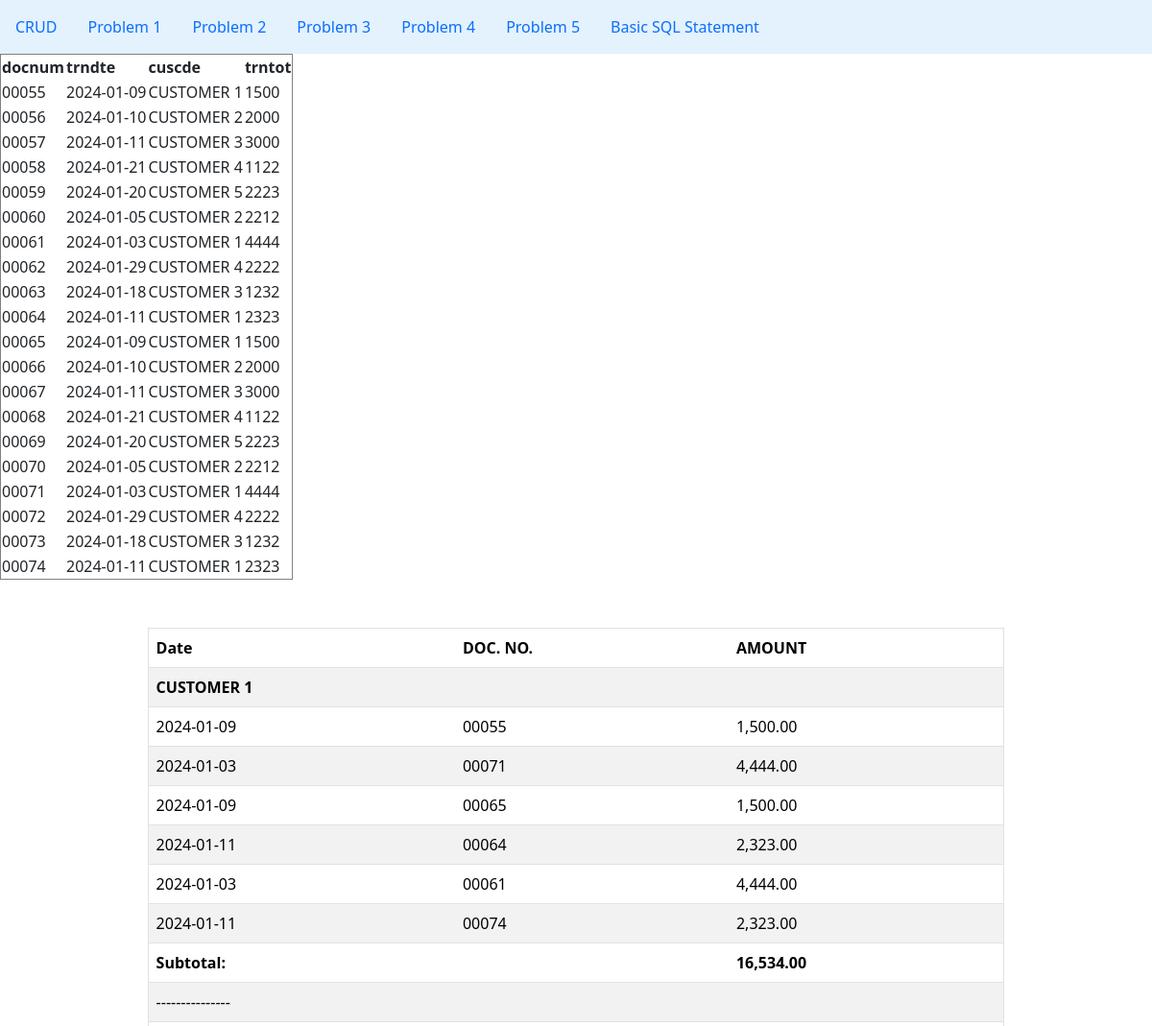
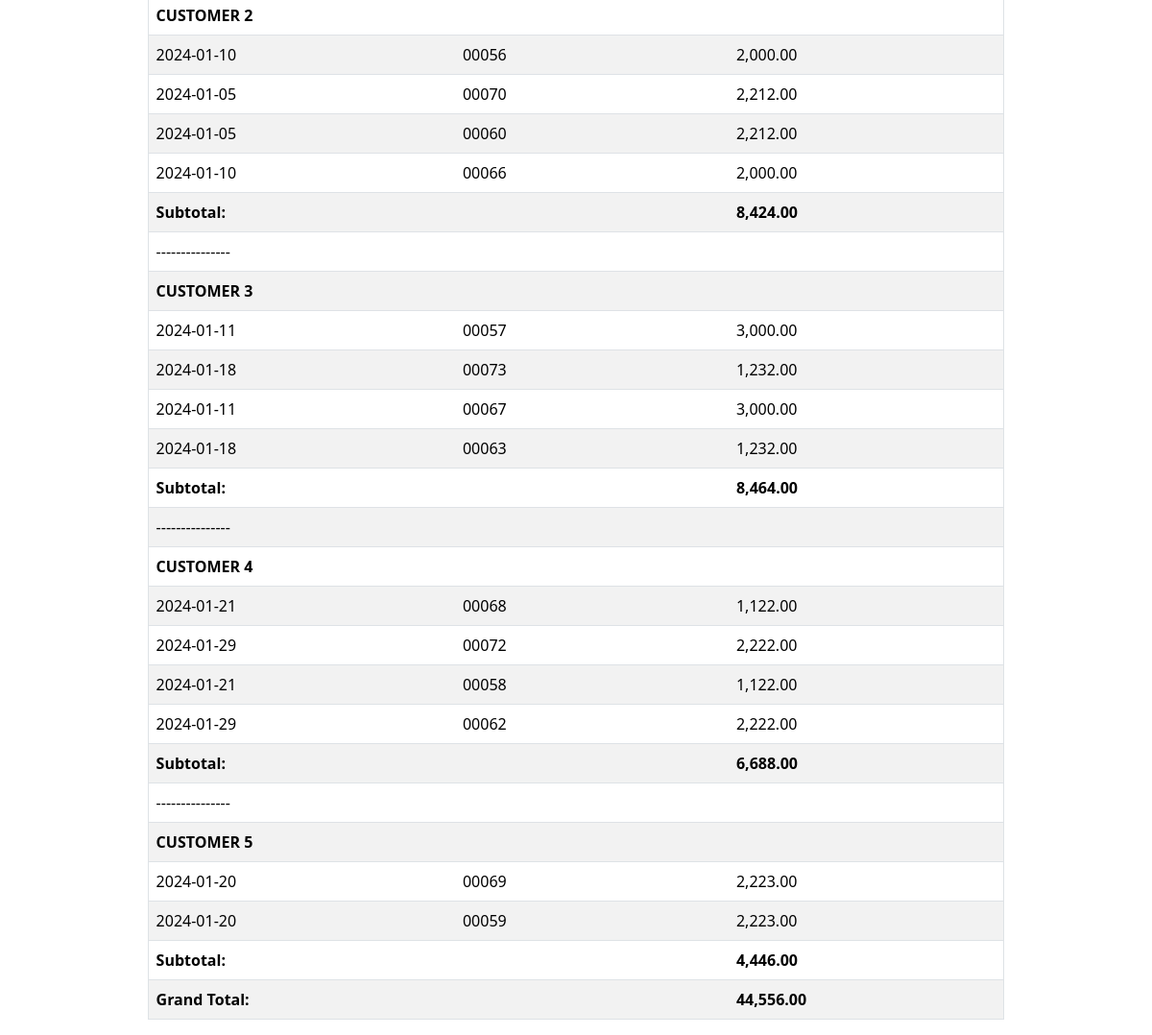
The app's page /db_problem1.php with its own data (2 pictures, top to bottom).
### tables this page shows
CREATE TABLE `salesfile1` (
  `docnum` int(5) UNSIGNED ZEROFILL NOT NULL,
  `trndte` date DEFAULT NULL,
  `cuscde` varchar(55) DEFAULT NULL,
  `trntot` float DEFAULT NULL
);

### db_problem1.php (the view, shortened to what this page needs)
<?php
include("db_display.php");
?>
<!DOCTYPE html>
<html lang="en">
<head>
    <link href="https://cdn.jsdelivr.net/npm/bootstrap@5.3.2/dist/css/bootstrap.min.css" rel="stylesheet">
</head>
<body>
    <div class="container">
        <div class="table-box">
            <table class="table table-striped custom-table">
                <thead>
                    <tr>
                        <th scope="col">Date</th>
                        <th scope="col">DOC. NO.</th>
                        <th scope="col">AMOUNT</th>
                    </tr>
                </thead>
                <tbody>
                    <?php
                    $sql = "SELECT * FROM salesfile1 ORDER BY cuscde";
                    $result = $conn->query($sql);
                    if ($result->num_rows > 0) {
                        $currentCustomer = null;
                        $subtotal = 0;
                        $grandTotal = 0;
                    }
                    foreach ($result as $row) {
                        if ($currentCustomer !== null && $row['cuscde'] != $currentCustomer) {
                            echo "
                        <tr>
                            <td colspan='2'><b>Subtotal:</b></td>
                            <td><b>" . number_format($subtotal, 2) . "</b></td>
                        </tr>";
                            echo "<tr><td colspan='3'>---------------</td></tr>";
                            $subtotal = 0;
                        }
                        if ($row['cuscde'] != $currentCustomer) {
                            echo "
                        <tr>
                            <td colspan='3'><b> $row[cuscde]</b></td>
                        </tr>";
                            $currentCustomer = $row['cuscde'];
                        }
                        echo "
                    <tr>
                        <td>$row[trndte]</td>
                        <td>$row[docnum]</td>
                        <td>" . number_format($row['trntot'], 2) . "</td>
                    </tr>";
                        $subtotal += $row['trntot'];
                        $grandTotal += $row['trntot'];
                    }
                    echo "
                <tr>
                    <td colspan='2'><b>Subtotal:</b></td>
                    <td><b>" . number_format($subtotal, 2) . "</b></td>
                </tr>";
                    echo "
                <tr>
                    <td colspan='2'><b>Grand Total:</b></td>
                    <td><b>" . number_format($grandTotal, 2) . "</b></td>
                </tr>";
                    ?>
                </tbody>
            </table>
        </div>
    </div>
</body>
</html>

### db_connect.php (shortened to what this page needs)
<!DOCTYPE html>
<html lang="en">
<head>
    <link href="https://cdn.jsdelivr.net/npm/bootstrap@5.3.2/dist/css/bootstrap.min.css" rel="stylesheet">
</head>
<body>
    <nav class="navbar" style="background-color: #e3f2fd;">
        <ul class="nav justify-content-end">
            <li class="nav-item">
                <a class="nav-link active" aria-current="page" href="index.php">CRUD</a>
            </li>
            <li class="nav-item">
                <a class="nav-link active" aria-current="page" href="db_problem1.php">Problem 1</a>
            </li>
            <li class="nav-item">
                <a class="nav-link active" aria-current="page" href="db_problem2.php">Problem 2</a>
            </li>
            <li class="nav-item">
                <a class="nav-link active" aria-current="page" href="db_problem3.php">Problem 3</a>
            </li>
            <li class="nav-item">
                <a class="nav-link active" aria-current="page" href="db_problem4.php">Problem 4</a>
            </li>
            <li class="nav-item">
                <a class="nav-link active" aria-current="page" href="db_problem5.php">Problem 5</a>
            </li>
            <li class="nav-item">
                <a class="nav-link active" aria-current="page" href="basic SQL statements">Basic SQL Statement</a>
            </li>
    </nav>
</body>
</html>

### db_display.php
<?php
include('db_connect.php');
$sql = "SELECT * FROM salesfile1";
$result = $conn->query($sql);
if ($result->num_rows > 0) {
    echo "<table border='1'>
            <tr>
                <th>docnum</th>
                <th>trndte</th>
                <th>cuscde</th>
                <th>trntot</th>
            </tr>";
    for ($i = 0; $i < $result->num_rows; $i++) {
        $row = $result->fetch_assoc();
        echo "<tr>
            <td>" . $row['docnum'] . "</td>
            <td>" . $row['trndte'] . "</td>
            <td>" . $row['cuscde'] . "</td>
            <td>" . $row['trntot'] . "</td>
            </tr>";
    }
    echo "</table>";
} else {
    echo "0 results";
}

### db_problem1.php (style rules this page uses)
.table-box { width: 80%; margin: auto; margin-top: 50px; }
.custom-table { border: 1px solid #dee2e6; }

### records on screen
salesfile1: docnum "00055", trndte "2024-01-09", cuscde "CUSTOMER 1", trntot "1500", trntot "1,500.00"
salesfile1: docnum "00056", trndte "2024-01-10", cuscde "CUSTOMER 2", trntot "2000", subtotal "16,534.00", trntot "2,000.00"
salesfile1: docnum "00057", trndte "2024-01-11", cuscde "CUSTOMER 3", trntot "3000", subtotal "8,424.00", trntot "3,000.00"
salesfile1: docnum "00058", trndte "2024-01-21", cuscde "CUSTOMER 4", trntot "1122", trntot "1,122.00"
salesfile1: docnum "00059", trndte "2024-01-20", cuscde "CUSTOMER 5", trntot "2223", trntot "2,223.00"
salesfile1: docnum "00060", trndte "2024-01-05", cuscde "CUSTOMER 2", trntot "2212", trntot "2,212.00"
salesfile1: docnum "00061", trndte "2024-01-03", cuscde "CUSTOMER 1", trntot "4444", trntot "4,444.00"
salesfile1: docnum "00062", trndte "2024-01-29", cuscde "CUSTOMER 4", trntot "2222", trntot "2,222.00"
salesfile1: docnum "00063", trndte "2024-01-18", cuscde "CUSTOMER 3", trntot "1232", trntot "1,232.00"
salesfile1: docnum "00064", trndte "2024-01-11", cuscde "CUSTOMER 1", trntot "2323", trntot "2,323.00"
salesfile1: docnum "00065", trndte "2024-01-09", cuscde "CUSTOMER 1", trntot "1500", trntot "1,500.00"
salesfile1: docnum "00066", trndte "2024-01-10", cuscde "CUSTOMER 2", trntot "2000", trntot "2,000.00"
salesfile1: docnum "00067", trndte "2024-01-11", cuscde "CUSTOMER 3", trntot "3000", trntot "3,000.00"
salesfile1: docnum "00068", trndte "2024-01-21", cuscde "CUSTOMER 4", trntot "1122", subtotal "8,464.00", trntot "1,122.00"
salesfile1: docnum "00069", trndte "2024-01-20", cuscde "CUSTOMER 5", trntot "2223", subtotal "6,688.00", trntot "2,223.00"
salesfile1: docnum "00070", trndte "2024-01-05", cuscde "CUSTOMER 2", trntot "2212", trntot "2,212.00"
salesfile1: docnum "00071", trndte "2024-01-03", cuscde "CUSTOMER 1", trntot "4444", trntot "4,444.00"
salesfile1: docnum "00072", trndte "2024-01-29", cuscde "CUSTOMER 4", trntot "2222", trntot "2,222.00"
salesfile1: docnum "00073", trndte "2024-01-18", cuscde "CUSTOMER 3", trntot "1232", trntot "1,232.00"
salesfile1: docnum "00074", trndte "2024-01-11", cuscde "CUSTOMER 1", trntot "2323", trntot "2,323.00"

### other values on screen
$subtotal "4,446.00"
$grandTotal "44,556.00"
